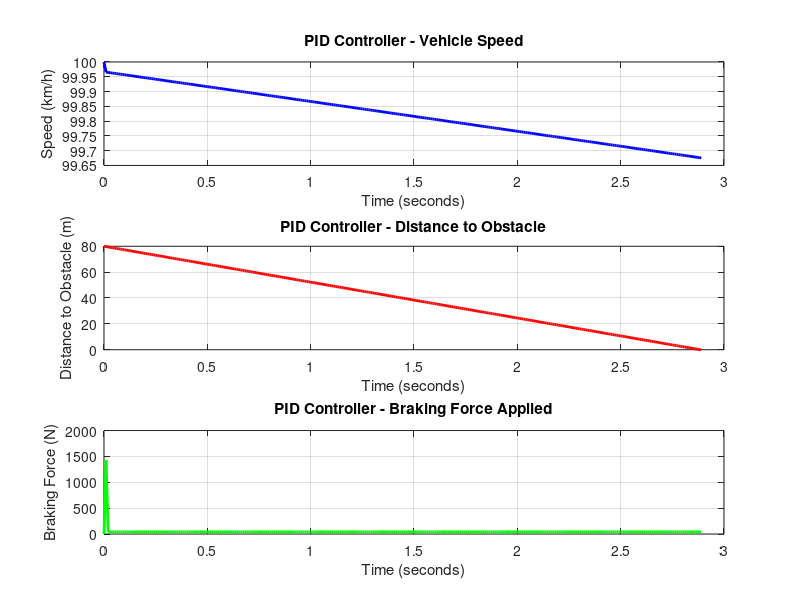

This figure's MATLAB source:
%% AEB System - PID Braking Controller
% Author: Garvit
% Tomas Bata University - July 2026

%% Parameters
m = 1500;
g = 9.81;
mu = 0.8;
d0 = 80;
dt = 0.01;
v0 = 100/3.6;

%% PID Parameters
Kp = 1.5;    % Proportional gain
Ki = 0.01;   % Integral gain
Kd = 0.5;    % Derivative gain

%% Time Setup
t = 0:dt:10;
n = length(t);

%% Initialize Arrays
v = zeros(1,n);
d = zeros(1,n);
brake_force = zeros(1,n);
error_sum = 0;
error_prev = 0;
v(1) = v0;
d(1) = d0;

%% Target Speed
v_target = 0;

%% Maximum Braking Force
F_max = mu * m * g;

%% Simulation Loop
stop_idx = n;

for i = 2:n
    
    % Error - difference between current and target speed
    error = v(i-1) - v_target;
    
    % Integral
    error_sum = error_sum + error * dt;
    
    % Derivative
    error_diff = (error - error_prev) / dt;
    error_prev = error;
    
    % PID Output - braking force
    F_pid = Kp*error + Ki*error_sum + Kd*error_diff;
    
    % Limit braking force
    F_pid = max(0, min(F_pid, F_max));
    brake_force(i) = F_pid;
    
    % Update speed
    a = F_pid / m;
    v(i) = v(i-1) - a * dt;
    
    % Speed cannot go below zero
    if v(i) < 0
        v(i) = 0;
    end
    
    % Update distance
    d(i) = d(i-1) - v(i-1) * dt;
    
    % Check collision or stop
    if d(i) <= 0
        d(i) = 0;
        stop_idx = i;
        fprintf('PID Controller: COLLISION at %.2f s\n', t(i))
        break
    end
    
    if v(i) == 0
        stop_idx = i;
        fprintf('PID Controller: SAFE STOP at %.2f s\n', t(i))
        fprintf('Remaining distance: %.2f m\n', d(i))
        break
    end
end

%% Plot Results
figure(5)

subplot(3,1,1)
plot(t(1:stop_idx), v(1:stop_idx)*3.6, 'b', 'LineWidth', 2)
xlabel('Time (seconds)')
ylabel('Speed (km/h)')
title('PID Controller - Vehicle Speed')
grid on

subplot(3,1,2)
plot(t(1:stop_idx), d(1:stop_idx), 'r', 'LineWidth', 2)
xlabel('Time (seconds)')
ylabel('Distance to Obstacle (m)')
title('PID Controller - Distance to Obstacle')
grid on

subplot(3,1,3)
plot(t(1:stop_idx), brake_force(1:stop_idx), 'g', 'LineWidth', 2)
xlabel('Time (seconds)')
ylabel('Braking Force (N)')
title('PID Controller - Braking Force Applied')
grid on
